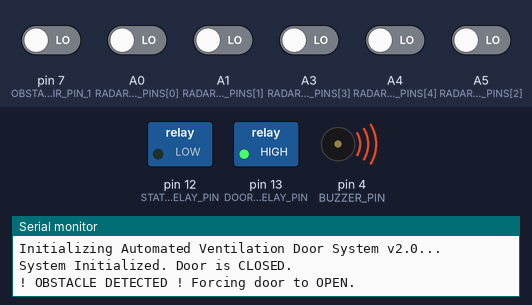
The sketch below on a simulated Arduino Uno, built with avr-gcc and run on an emulated ATmega328P. Shown: switched loads named in the sketch (green lamp = pin HIGH), buzzer (waves = sounding, pin HIGH), the last lines printed to the serial monitor. The inputs (shaded band) are chosen by the test bench; at power-on: A0 (RADAR_SENSOR_PINS[0]), A1 (RADAR_SENSOR_PINS[1]), A3 (RADAR_SENSOR_PINS[3]), A4 (RADAR_SENSOR_PINS[4]), A5 (RADAR_SENSOR_PINS[2]), pin 7 (OBSTACLE_IR_PIN_1) LOW.

Above: at 0.1 s.
At 15.1 s:
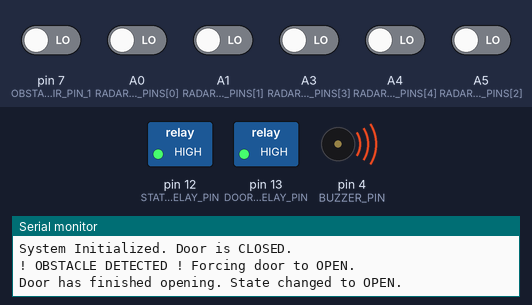
Timing chart, 0 to 16.6 s (numbered marks = the images above):
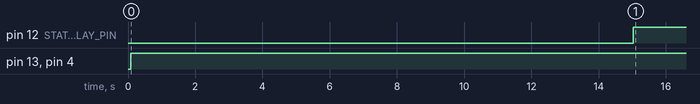

Measured:
- by itself, pin 12 (STATUS_LIGHT_RELAY_PIN): LOW → HIGH at 15.0 s
- by itself, pin 13 (DOOR_MOTOR_RELAY_PIN), pin 4 (BUZZER_PIN): LOW → HIGH at 0.08 s

The sketch:

automated_ventilation_door_v2.ino
```cpp
/*
 * =============================================================================
 *   Automated Mine Ventilation Door - Control System (Version 2.0)
 * =============================================================================
 *   Author: S. Suheerman
 *   Project: Final Year Design Project - University of Moratuwa
 *   Date: [Enter Current Date]
 *
 *   Description:
 *   This code controls an automated overhead ventilation door for an underground
 *   mine. It is an enhanced version of an initial industrial training project.
 *
 *   Key Improvements from V1:
 *   - Non-Blocking State Machine: Uses millis() instead of delay() for all timing.
 *     This ensures the system is always responsive to sensor inputs, which is
 *     critical for safety.
 *   - Clear State Management: The door's logic is managed through defined states
 *     (CLOSED, OPENING, OPEN, CLOSING) for robust and predictable behavior.
 *   - Safety-First Logic: Obstacle detection is the highest priority and will
 *     interrupt any other operation to ensure the door opens safely.
 *   - Configurable Timings: All delays and thresholds are defined as constants
 *     at the top for easy tuning and maintenance.
 * =============================================================================
 */

// --- Pin Definitions ---
// Use 'const int' for pin numbers for type safety and to prevent accidental changes.
const int RADAR_SENSOR_PINS[] = {A0, A1, A5, A3, A4};
const int NUM_RADAR_SENSORS = sizeof(RADAR_SENSOR_PINS) / sizeof(RADAR_SENSOR_PINS[0]);

const int OBSTACLE_IR_PIN_1 = 7;
const int OBSTACLE_IR_PIN_2 = 8;

// Relay 1 controls the door motor (HIGH = Open/Run Motor, LOW = Close/Stop Motor)
const int DOOR_MOTOR_RELAY_PIN = 13;
// Relay 2 controls the status lights (HIGH = Green Light, LOW = Red Light)
const int STATUS_LIGHT_RELAY_PIN = 12;

const int BUZZER_PIN = 4;


// --- Configuration Constants ---
// Easily adjust the system's behavior by changing these values.
const long DOOR_TRAVEL_TIME_MS = 15000;      // 15 seconds: Time for the door to fully open or close.
const long DOOR_OPEN_DURATION_MS = 10000;    // 10 seconds: How long the door remains open after the last motion is detected.
const int MOTION_SENSITIVITY_THRESHOLD = 1;  // Min number of radar sensors that must be active to trigger opening (>= 1).


// --- State Management ---
// Using an enum makes the code much easier to read and understand.
enum DoorState {
  CLOSED,
  OPENING,
  OPEN,
  CLOSING
};

DoorState currentDoorState = CLOSED; // The door starts in the CLOSED state.

// --- Timing Variables ---
// These will store timestamps from millis() to manage non-blocking timing.
unsigned long stateChangeTimestamp = 0;
unsigned long lastMotionDetectedTimestamp = 0;


void setup() {
  Serial.begin(9600);
  Serial.println("Initializing Automated Ventilation Door System v2.0...");

  // Initialize Radar Sensor pins as inputs
  for (int i = 0; i < NUM_RADAR_SENSORS; i++) {
    pinMode(RADAR_SENSOR_PINS[i], INPUT);
  }

  // Initialize IR Obstacle Sensor pins as inputs
  pinMode(OBSTACLE_IR_PIN_1, INPUT);
  pinMode(OBSTACLE_IR_PIN_2, INPUT);

  // Initialize output pins
  pinMode(DOOR_MOTOR_RELAY_PIN, OUTPUT);
  pinMode(STATUS_LIGHT_RELAY_PIN, OUTPUT);
  pinMode(BUZZER_PIN, OUTPUT);

  // Set initial state for outputs
  digitalWrite(DOOR_MOTOR_RELAY_PIN, LOW);   // Door is initially closed
  digitalWrite(STATUS_LIGHT_RELAY_PIN, LOW); // Red light is initially on
  digitalWrite(BUZZER_PIN, LOW);             // Buzzer is initially off

  Serial.println("System Initialized. Door is CLOSED.");
}


void loop() {
  // --- 1. Read All Sensor Inputs ---
  // This happens on every loop cycle, ensuring the system is always aware.

  // Check for obstacles (highest priority)
  bool obstacleDetected = (digitalRead(OBSTACLE_IR_PIN_1) == LOW || digitalRead(OBSTACLE_IR_PIN_2) == LOW);

  // Check for motion
  int activeRadarSensors = 0;
  for (int i = 0; i < NUM_RADAR_SENSORS; i++) {
    if (digitalRead(RADAR_SENSOR_PINS[i]) == HIGH) {
      activeRadarSensors++;
    }
  }
  bool motionDetected = (activeRadarSensors >= MOTION_SENSITIVITY_THRESHOLD);

  // If motion is detected, update the timestamp
  if (motionDetected) {
    lastMotionDetectedTimestamp = millis();
  }

  // --- 2. Safety Override Logic ---
  // This logic overrides the state machine if an obstacle is present.
  if (obstacleDetected) {
    // If an obstacle is detected, force the door to the OPENING state regardless of its current state.
    if (currentDoorState != OPENING && currentDoorState != OPEN) {
      currentDoorState = OPENING;
      stateChangeTimestamp = millis(); // Record the time we started opening
      Serial.println("! OBSTACLE DETECTED ! Forcing door to OPEN.");
    }
    digitalWrite(BUZZER_PIN, HIGH); // Sound the alarm continuously while obstacle is present
  } else {
    digitalWrite(BUZZER_PIN, LOW); // Turn off the buzzer if no obstacle is present
  }


  // --- 3. State Machine Logic ---
  // This switch statement manages the door's behavior based on its current state.
  // It only runs if the safety override for obstacles is not active.
  switch (currentDoorState) {

    case CLOSED:
      // If the door is closed and motion is detected, start opening it.
      if (motionDetected) {
        currentDoorState = OPENING;
        stateChangeTimestamp = millis(); // Start the opening timer
        Serial.println("Motion detected. State changed to OPENING.");
      }
      break;

    case OPENING:
      // If the door is opening, check if enough time has passed for it to be fully open.
      if (millis() - stateChangeTimestamp >= DOOR_TRAVEL_TIME_MS) {
        currentDoorState = OPEN;
        Serial.println("Door has finished opening. State changed to OPEN.");
      }
      break;

    case OPEN:
      // If the door is open, check how long it's been since the last motion was detected.
      // If the "open duration" has passed, start closing the door.
      if (millis() - lastMotionDetectedTimestamp >= DOOR_OPEN_DURATION_MS) {
        // We only start closing if there is NO obstacle. This check is an extra safeguard.
        if (!obstacleDetected) {
          currentDoorState = CLOSING;
          stateChangeTimestamp = millis(); // Start the closing timer
          Serial.println("Open time expired. State changed to CLOSING.");
        }
      }
      break;

    case CLOSING:
      // If the door is closing, check if enough time has passed for it to be fully closed.
      // Note: The obstacle override will interrupt this state if an obstacle appears.
      if (millis() - stateChangeTimestamp >= DOOR_TRAVEL_TIME_MS) {
        currentDoorState = CLOSED;
        Serial.println("Door has finished closing. State changed to CLOSED.");
      }
      break;
  }

  // --- 4. Set Physical Outputs Based on Current State ---
  // This section translates the current state into physical actions (relays).
  // This separation of logic and action makes the code cleaner.

  // Control the door motor
  if (currentDoorState == OPENING || currentDoorState == OPEN) {
    digitalWrite(DOOR_MOTOR_RELAY_PIN, HIGH); // Motor ON to keep door open or while opening
  } else {
    digitalWrite(DOOR_MOTOR_RELAY_PIN, LOW);  // Motor OFF when closed or closing
  }

  // Control the status lights
  if (currentDoorState == OPEN) {
    digitalWrite(STATUS_LIGHT_RELAY_PIN, HIGH); // Green light ON
  } else {
    digitalWrite(STATUS_LIGHT_RELAY_PIN, LOW);  // Red light ON (for CLOSED, OPENING, CLOSING)
  }
}
```
